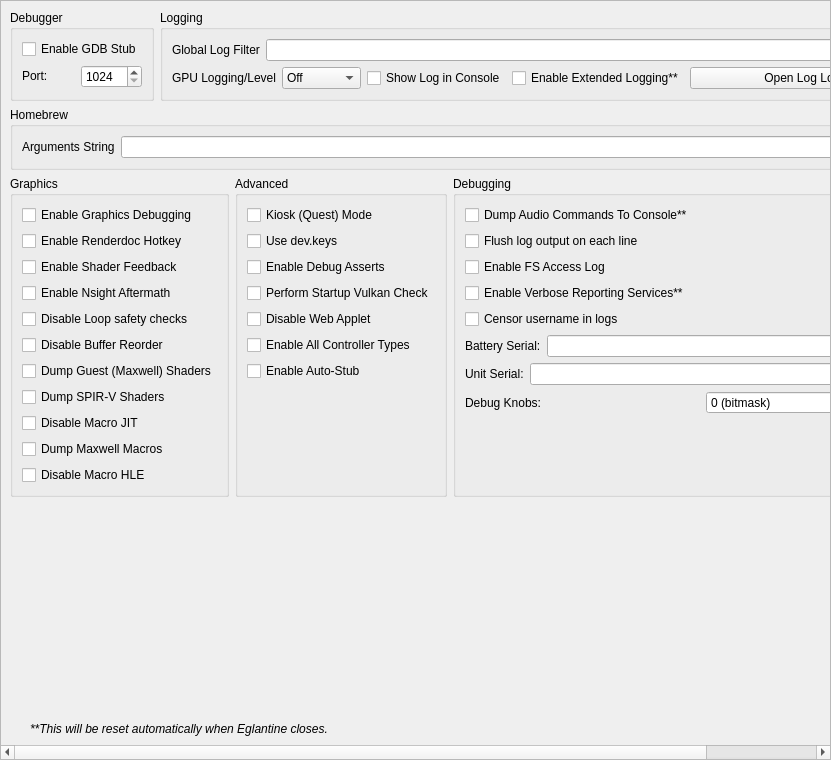
<?xml version="1.0" encoding="UTF-8"?>
<ui version="4.0">
 <class>ConfigureDebug</class>
 <widget class="QScrollArea" name="ConfigureDebug">
  <property name="geometry">
   <rect>
    <x>0</x>
    <y>0</y>
    <width>831</width>
    <height>760</height>
   </rect>
  </property>
  <property name="widgetResizable">
   <bool>true</bool>
  </property>
  <widget class="QWidget" name="widget">
   <property name="geometry">
    <rect>
     <x>0</x>
     <y>0</y>
     <width>829</width>
     <height>758</height>
    </rect>
   </property>
   <layout class="QVBoxLayout" name="verticalLayout_1">
    <item>
     <layout class="QHBoxLayout" name="horizontalLayout">
      <property name="topMargin">
       <number>0</number>
      </property>
      <item>
       <widget class="QGroupBox" name="groupBox">
        <property name="sizePolicy">
         <sizepolicy hsizetype="Preferred" vsizetype="Preferred">
          <horstretch>0</horstretch>
          <verstretch>0</verstretch>
         </sizepolicy>
        </property>
        <property name="title">
         <string>Debugger</string>
        </property>
        <property name="alignment">
         <set>Qt::AlignmentFlag::AlignLeading|Qt::AlignmentFlag::AlignLeft|Qt::AlignmentFlag::AlignTop</set>
        </property>
        <property name="flat">
         <bool>false</bool>
        </property>
        <property name="checkable">
         <bool>false</bool>
        </property>
        <layout class="QVBoxLayout" name="verticalLayout_3">
         <item>
          <widget class="QWidget" name="debug_widget" native="true">
           <property name="sizePolicy">
            <sizepolicy hsizetype="Preferred" vsizetype="Maximum">
             <horstretch>0</horstretch>
             <verstretch>0</verstretch>
            </sizepolicy>
           </property>
           <layout class="QVBoxLayout" name="verticalLayout">
            <property name="sizeConstraint">
             <enum>QLayout::SizeConstraint::SetDefaultConstraint</enum>
            </property>
            <property name="leftMargin">
             <number>0</number>
            </property>
            <property name="topMargin">
             <number>0</number>
            </property>
            <property name="rightMargin">
             <number>0</number>
            </property>
            <property name="bottomMargin">
             <number>0</number>
            </property>
            <item>
             <widget class="QCheckBox" name="toggle_gdbstub">
              <property name="sizePolicy">
               <sizepolicy hsizetype="Maximum" vsizetype="Maximum">
                <horstretch>0</horstretch>
                <verstretch>0</verstretch>
               </sizepolicy>
              </property>
              <property name="text">
               <string>Enable GDB Stub</string>
              </property>
             </widget>
            </item>
            <item>
             <widget class="QWidget" name="horizontalWidget_3" native="true">
              <property name="sizePolicy">
               <sizepolicy hsizetype="Preferred" vsizetype="Maximum">
                <horstretch>0</horstretch>
                <verstretch>0</verstretch>
               </sizepolicy>
              </property>
              <layout class="QHBoxLayout" name="horizontalLayout_3">
               <property name="leftMargin">
                <number>0</number>
               </property>
               <property name="topMargin">
                <number>0</number>
               </property>
               <property name="rightMargin">
                <number>0</number>
               </property>
               <property name="bottomMargin">
                <number>0</number>
               </property>
               <item>
                <widget class="QLabel" name="label_11">
                 <property name="sizePolicy">
                  <sizepolicy hsizetype="Minimum" vsizetype="Maximum">
                   <horstretch>0</horstretch>
                   <verstretch>0</verstretch>
                  </sizepolicy>
                 </property>
                 <property name="text">
                  <string>Port:</string>
                 </property>
                </widget>
               </item>
               <item>
                <widget class="QSpinBox" name="gdbport_spinbox">
                 <property name="sizePolicy">
                  <sizepolicy hsizetype="Preferred" vsizetype="Maximum">
                   <horstretch>0</horstretch>
                   <verstretch>0</verstretch>
                  </sizepolicy>
                 </property>
                 <property name="minimum">
                  <number>1024</number>
                 </property>
                 <property name="maximum">
                  <number>65535</number>
                 </property>
                </widget>
               </item>
              </layout>
             </widget>
            </item>
           </layout>
          </widget>
         </item>
        </layout>
       </widget>
      </item>
      <item>
       <widget class="QGroupBox" name="groupBox_2">
        <property name="sizePolicy">
         <sizepolicy hsizetype="Expanding" vsizetype="Preferred">
          <horstretch>0</horstretch>
          <verstretch>0</verstretch>
         </sizepolicy>
        </property>
        <property name="title">
         <string>Logging</string>
        </property>
        <layout class="QGridLayout" name="gridLayout_1">
         <item row="0" column="0" colspan="4">
          <widget class="QWidget" name="logging_widget" native="true">
           <property name="sizePolicy">
            <sizepolicy hsizetype="Preferred" vsizetype="Maximum">
             <horstretch>0</horstretch>
             <verstretch>0</verstretch>
            </sizepolicy>
           </property>
           <layout class="QHBoxLayout" name="horizontalLayout_1">
            <property name="leftMargin">
             <number>0</number>
            </property>
            <property name="topMargin">
             <number>0</number>
            </property>
            <property name="rightMargin">
             <number>0</number>
            </property>
            <property name="bottomMargin">
             <number>0</number>
            </property>
            <item>
             <widget class="QLabel" name="label_1">
              <property name="sizePolicy">
               <sizepolicy hsizetype="Preferred" vsizetype="Preferred">
                <horstretch>0</horstretch>
                <verstretch>0</verstretch>
               </sizepolicy>
              </property>
              <property name="text">
               <string>Global Log Filter</string>
              </property>
             </widget>
            </item>
            <item>
             <widget class="QLineEdit" name="log_filter_edit"/>
            </item>
           </layout>
          </widget>
         </item>
         <item row="1" column="0">
          <widget class="QWidget" name="gpu_log_level_widget" native="true">
           <property name="sizePolicy">
            <sizepolicy hsizetype="Preferred" vsizetype="Maximum">
             <horstretch>0</horstretch>
             <verstretch>0</verstretch>
            </sizepolicy>
           </property>
           <layout class="QHBoxLayout" name="gpu_log_level_layout">
            <property name="leftMargin">
             <number>0</number>
            </property>
            <property name="topMargin">
             <number>0</number>
            </property>
            <property name="rightMargin">
             <number>0</number>
            </property>
            <property name="bottomMargin">
             <number>0</number>
            </property>
            <item>
             <widget class="QLabel" name="gpu_log_level_label">
              <property name="text">
               <string>GPU Logging/Level</string>
              </property>
             </widget>
            </item>
            <item>
             <widget class="QComboBox" name="gpu_log_level">
              <property name="toolTip">
               <string>Detail level for GPU logs. Off disables logging entirely.</string>
              </property>
              <item>
               <property name="text">
                <string>Off</string>
               </property>
              </item>
              <item>
               <property name="text">
                <string>Errors</string>
               </property>
              </item>
              <item>
               <property name="text">
                <string>Standard</string>
               </property>
              </item>
              <item>
               <property name="text">
                <string>Verbose</string>
               </property>
              </item>
              <item>
               <property name="text">
                <string>All</string>
               </property>
              </item>
             </widget>
            </item>
           </layout>
          </widget>
         </item>
         <item row="1" column="1">
          <widget class="QCheckBox" name="toggle_console">
           <property name="text">
            <string>Show Log in Console</string>
           </property>
          </widget>
         </item>
         <item row="1" column="2">
          <widget class="QCheckBox" name="extended_logging">
           <property name="enabled">
            <bool>true</bool>
           </property>
           <property name="toolTip">
            <string>When checked, the max size of the log increases from 100 MB to 1 GB</string>
           </property>
           <property name="text">
            <string>Enable Extended Logging**</string>
           </property>
          </widget>
         </item>
         <item row="1" column="3">
          <widget class="QPushButton" name="open_log_button">
           <property name="sizePolicy">
            <sizepolicy hsizetype="Expanding" vsizetype="Maximum">
             <horstretch>1</horstretch>
             <verstretch>0</verstretch>
            </sizepolicy>
           </property>
           <property name="minimumSize">
            <size>
             <width>250</width>
             <height>0</height>
            </size>
           </property>
           <property name="text">
            <string>Open Log Location</string>
           </property>
          </widget>
         </item>
        </layout>
       </widget>
      </item>
     </layout>
    </item>
    <item>
     <widget class="QGroupBox" name="groupBox_3">
      <property name="title">
       <string>Homebrew</string>
      </property>
      <layout class="QVBoxLayout" name="verticalLayout_5">
       <item>
        <layout class="QHBoxLayout" name="horizontalLayout_4">
         <item>
          <widget class="QLabel" name="label_3">
           <property name="text">
            <string>Arguments String</string>
           </property>
          </widget>
         </item>
         <item>
          <widget class="QLineEdit" name="homebrew_args_edit"/>
         </item>
        </layout>
       </item>
      </layout>
     </widget>
    </item>
    <item>
     <layout class="QHBoxLayout" name="horizontalLayout_2">
      <item>
       <widget class="QGroupBox" name="groupBox_4">
        <property name="title">
         <string>Graphics</string>
        </property>
        <layout class="QGridLayout" name="gridLayout_2">
         <item row="4" column="0">
          <widget class="QCheckBox" name="disable_loop_safety_checks">
           <property name="toolTip">
            <string>When checked, it executes shaders without loop logic changes</string>
           </property>
           <property name="text">
            <string>Disable Loop safety checks</string>
           </property>
          </widget>
         </item>
         <item row="9" column="0">
          <widget class="QCheckBox" name="dump_macros">
           <property name="enabled">
            <bool>true</bool>
           </property>
           <property name="toolTip">
            <string>When checked, it will dump all the macro programs of the GPU</string>
           </property>
           <property name="text">
            <string>Dump Maxwell Macros</string>
           </property>
          </widget>
         </item>
         <item row="3" column="0">
          <widget class="QCheckBox" name="enable_nsight_aftermath">
           <property name="toolTip">
            <string>When checked, it enables Nsight Aftermath crash dumps</string>
           </property>
           <property name="text">
            <string>Enable Nsight Aftermath</string>
           </property>
          </widget>
         </item>
         <item row="6" column="0">
          <widget class="QCheckBox" name="dump_guest_shaders">
           <property name="enabled">
            <bool>true</bool>
           </property>
           <property name="toolTip">
            <string>When checked, it will dump original Maxwell guest shader bytecode (the input to the recompiler) as .ash files under DumpDir/shaders/. Useful for inspection with nvdisasm.</string>
           </property>
           <property name="text">
            <string>Dump Guest (Maxwell) Shaders</string>
           </property>
          </widget>
         </item>
         <item row="1" column="0">
          <widget class="QCheckBox" name="enable_renderdoc_hotkey">
           <property name="text">
            <string>Enable Renderdoc Hotkey</string>
           </property>
          </widget>
         </item>
         <item row="8" column="0">
          <widget class="QCheckBox" name="disable_macro_jit">
           <property name="enabled">
            <bool>true</bool>
           </property>
           <property name="toolTip">
            <string>When checked, it disables the macro Just In Time compiler. Enabling this makes games run slower</string>
           </property>
           <property name="text">
            <string>Disable Macro JIT</string>
           </property>
          </widget>
         </item>
         <item row="10" column="0">
          <widget class="QCheckBox" name="disable_macro_hle">
           <property name="enabled">
            <bool>true</bool>
           </property>
           <property name="toolTip">
            <string>When checked, it disables the macro HLE functions. Enabling this makes games run slower</string>
           </property>
           <property name="text">
            <string>Disable Macro HLE</string>
           </property>
          </widget>
         </item>
         <item row="0" column="0">
          <widget class="QCheckBox" name="enable_graphics_debugging">
           <property name="enabled">
            <bool>true</bool>
           </property>
           <property name="toolTip">
            <string>When checked, the graphics API enters a slower debugging mode</string>
           </property>
           <property name="text">
            <string>Enable Graphics Debugging</string>
           </property>
          </widget>
         </item>
         <item row="11" column="0">
          <spacer name="verticalSpacer_5">
           <property name="orientation">
            <enum>Qt::Orientation::Vertical</enum>
           </property>
           <property name="sizeType">
            <enum>QSizePolicy::Policy::Preferred</enum>
           </property>
           <property name="sizeHint" stdset="0">
            <size>
             <width>20</width>
             <height>0</height>
            </size>
           </property>
          </spacer>
         </item>
         <item row="2" column="0">
          <widget class="QCheckBox" name="enable_shader_feedback">
           <property name="toolTip">
            <string>When checked, yuzu will log statistics about the compiled pipeline cache</string>
           </property>
           <property name="text">
            <string>Enable Shader Feedback</string>
           </property>
          </widget>
         </item>
         <item row="5" column="0">
          <widget class="QCheckBox" name="disable_buffer_reorder">
           <property name="toolTip">
            <string>&lt;html&gt;&lt;head/&gt;&lt;body&gt;&lt;p&gt;When checked, disables reordering of mapped memory uploads which allows to associate uploads with specific draws. May reduce performance in some cases.&lt;/p&gt;&lt;/body&gt;&lt;/html&gt;</string>
           </property>
           <property name="text">
            <string>Disable Buffer Reorder</string>
           </property>
          </widget>
         </item>
         <item row="7" column="0">
          <widget class="QCheckBox" name="gpu_log_shader_dumps">
           <property name="toolTip">
            <string>When checked, it will dump the recompiler's output SPIR-V binaries (.spv) under LogDir/shaders/. Inspect via SPIRV-Tools (spirv-dis / spirv-cross / spirv-val) or RenderDoc.</string>
           </property>
           <property name="text">
            <string>Dump SPIR-V Shaders</string>
           </property>
          </widget>
         </item>
        </layout>
       </widget>
      </item>
      <item>
       <widget class="QGroupBox" name="groupBox_6">
        <property name="title">
         <string>Advanced</string>
        </property>
        <layout class="QGridLayout" name="gridLayout_4">
         <item row="3" column="0">
          <widget class="QCheckBox" name="perform_vulkan_check">
           <property name="toolTip">
            <string>Enables yuzu to check for a working Vulkan environment when the program starts up. Disable this if this is causing issues with external programs seeing yuzu.</string>
           </property>
           <property name="text">
            <string>Perform Startup Vulkan Check</string>
           </property>
          </widget>
         </item>
         <item row="4" column="0">
          <widget class="QCheckBox" name="disable_web_applet">
           <property name="text">
            <string>Disable Web Applet</string>
           </property>
          </widget>
         </item>
         <item row="5" column="0">
          <widget class="QCheckBox" name="enable_all_controllers">
           <property name="text">
            <string>Enable All Controller Types</string>
           </property>
          </widget>
         </item>
         <item row="6" column="0">
          <widget class="QCheckBox" name="use_auto_stub">
           <property name="text">
            <string>Enable Auto-Stub</string>
           </property>
          </widget>
         </item>
         <item row="0" column="0">
          <widget class="QCheckBox" name="quest_flag">
           <property name="text">
            <string>Kiosk (Quest) Mode</string>
           </property>
          </widget>
         </item>
         <item row="1" column="0">
          <widget class="QCheckBox" name="use_dev_keys">
           <property name="text">
            <string>Use dev.keys</string>
           </property>
          </widget>
         </item>
         <item row="2" column="0">
          <widget class="QCheckBox" name="use_debug_asserts">
           <property name="text">
            <string>Enable Debug Asserts</string>
           </property>
          </widget>
         </item>
         <item row="7" column="0">
          <spacer name="verticalSpacer_4">
           <property name="orientation">
            <enum>Qt::Orientation::Vertical</enum>
           </property>
           <property name="sizeType">
            <enum>QSizePolicy::Policy::Expanding</enum>
           </property>
           <property name="sizeHint" stdset="0">
            <size>
             <width>20</width>
             <height>0</height>
            </size>
           </property>
          </spacer>
         </item>
        </layout>
       </widget>
      </item>
      <item>
       <widget class="QGroupBox" name="groupBox_5">
        <property name="title">
         <string>Debugging</string>
        </property>
        <layout class="QGridLayout" name="gridLayout_3">
         <item row="6" column="0">
          <widget class="QWidget" name="serial_battery_widget" native="true">
           <property name="sizePolicy">
            <sizepolicy hsizetype="Preferred" vsizetype="Maximum">
             <horstretch>0</horstretch>
             <verstretch>0</verstretch>
            </sizepolicy>
           </property>
           <layout class="QHBoxLayout" name="horizontalLayout_11">
            <property name="leftMargin">
             <number>0</number>
            </property>
            <property name="topMargin">
             <number>0</number>
            </property>
            <property name="rightMargin">
             <number>0</number>
            </property>
            <property name="bottomMargin">
             <number>0</number>
            </property>
            <item>
             <widget class="QLabel" name="label_12">
              <property name="sizePolicy">
               <sizepolicy hsizetype="Preferred" vsizetype="Preferred">
                <horstretch>0</horstretch>
                <verstretch>0</verstretch>
               </sizepolicy>
              </property>
              <property name="text">
               <string>Battery Serial:</string>
              </property>
             </widget>
            </item>
            <item>
             <widget class="QLineEdit" name="serial_battery_edit"/>
            </item>
           </layout>
          </widget>
         </item>
         <item row="8" column="0">
          <widget class="QWidget" name="debug_knobs_widget" native="true">
           <property name="sizePolicy">
            <sizepolicy hsizetype="Preferred" vsizetype="Maximum">
             <horstretch>0</horstretch>
             <verstretch>0</verstretch>
            </sizepolicy>
           </property>
           <layout class="QHBoxLayout" name="horizontalLayout_debug_knobs">
            <property name="leftMargin">
             <number>0</number>
            </property>
            <property name="topMargin">
             <number>0</number>
            </property>
            <property name="rightMargin">
             <number>0</number>
            </property>
            <property name="bottomMargin">
             <number>0</number>
            </property>
            <item>
             <widget class="QLabel" name="label_debug_knobs">
              <property name="sizePolicy">
               <sizepolicy hsizetype="Preferred" vsizetype="Preferred">
                <horstretch>0</horstretch>
                <verstretch>0</verstretch>
               </sizepolicy>
              </property>
              <property name="text">
               <string>Debug Knobs:</string>
              </property>
             </widget>
            </item>
            <item>
             <widget class="QSpinBox" name="debug_knobs_spinbox">
              <property name="minimum">
               <number>0</number>
              </property>
              <property name="maximum">
               <number>65535</number>
              </property>
              <property name="toolTip">
               <string>Bitmask for quick development toggles</string>
              </property>
              <property name="statusTip">
               <string>Set debug knobs (bitmask)</string>
              </property>
              <property name="whatsThis">
               <string>16-bit debug knob set for quick development toggles</string>
              </property>
              <property name="suffix">
               <string> (bitmask)</string>
              </property>
             </widget>
            </item>
           </layout>
          </widget>
         </item>
         <item row="7" column="0">
          <widget class="QWidget" name="serial_board_widget" native="true">
           <property name="sizePolicy">
            <sizepolicy hsizetype="Preferred" vsizetype="Maximum">
             <horstretch>0</horstretch>
             <verstretch>0</verstretch>
            </sizepolicy>
           </property>
           <layout class="QHBoxLayout" name="horizontalLayout_12">
            <property name="leftMargin">
             <number>0</number>
            </property>
            <property name="topMargin">
             <number>0</number>
            </property>
            <property name="rightMargin">
             <number>0</number>
            </property>
            <property name="bottomMargin">
             <number>0</number>
            </property>
            <item>
             <widget class="QLabel" name="label_13">
              <property name="sizePolicy">
               <sizepolicy hsizetype="Preferred" vsizetype="Preferred">
                <horstretch>0</horstretch>
                <verstretch>0</verstretch>
               </sizepolicy>
              </property>
              <property name="text">
               <string>Unit Serial:</string>
              </property>
             </widget>
            </item>
            <item>
             <widget class="QLineEdit" name="serial_board_edit"/>
            </item>
           </layout>
          </widget>
         </item>
         <item row="20" column="0">
          <spacer name="verticalSpacer_3">
           <property name="orientation">
            <enum>Qt::Orientation::Vertical</enum>
           </property>
           <property name="sizeType">
            <enum>QSizePolicy::Policy::Expanding</enum>
           </property>
           <property name="sizeHint" stdset="0">
            <size>
             <width>20</width>
             <height>0</height>
            </size>
           </property>
          </spacer>
         </item>
         <item row="1" column="0">
          <widget class="QCheckBox" name="dump_audio_commands">
           <property name="toolTip">
            <string>Enable this to output the latest generated audio command list to the console. Only affects games using the audio renderer.</string>
           </property>
           <property name="text">
            <string>Dump Audio Commands To Console**</string>
           </property>
          </widget>
         </item>
         <item row="2" column="0">
          <widget class="QCheckBox" name="flush_line">
           <property name="text">
            <string>Flush log output on each line</string>
           </property>
          </widget>
         </item>
         <item row="3" column="0">
          <widget class="QCheckBox" name="fs_access_log">
           <property name="text">
            <string>Enable FS Access Log</string>
           </property>
          </widget>
         </item>
         <item row="4" column="0">
          <widget class="QCheckBox" name="reporting_services">
           <property name="text">
            <string>Enable Verbose Reporting Services**</string>
           </property>
          </widget>
         </item>
         <item row="5" column="0">
          <widget class="QCheckBox" name="censor_username">
           <property name="text">
            <string>Censor username in logs</string>
           </property>
          </widget>
         </item>
        </layout>
       </widget>
      </item>
     </layout>
    </item>
    <item>
     <spacer name="verticalSpacer">
      <property name="orientation">
       <enum>Qt::Orientation::Vertical</enum>
      </property>
      <property name="sizeHint" stdset="0">
       <size>
        <width>20</width>
        <height>0</height>
       </size>
      </property>
     </spacer>
    </item>
    <item>
     <widget class="QLabel" name="label_5">
      <property name="sizePolicy">
       <sizepolicy hsizetype="Expanding" vsizetype="Preferred">
        <horstretch>0</horstretch>
        <verstretch>0</verstretch>
       </sizepolicy>
      </property>
      <property name="font">
       <font>
        <italic>true</italic>
       </font>
      </property>
      <property name="text">
    <string>**This will be reset automatically when Eglantine closes.</string>
      </property>
      <property name="indent">
       <number>20</number>
      </property>
     </widget>
    </item>
   </layout>
  </widget>
 </widget>
 <tabstops>
  <tabstop>log_filter_edit</tabstop>
  <tabstop>toggle_console</tabstop>
  <tabstop>extended_logging</tabstop>
  <tabstop>open_log_button</tabstop>
  <tabstop>homebrew_args_edit</tabstop>
  <tabstop>enable_graphics_debugging</tabstop>
  <tabstop>enable_shader_feedback</tabstop>
  <tabstop>enable_nsight_aftermath</tabstop>
  <tabstop>fs_access_log</tabstop>
  <tabstop>reporting_services</tabstop>
  <tabstop>quest_flag</tabstop>
  <tabstop>use_debug_asserts</tabstop>
 </tabstops>
 <resources/>
 <connections/>
</ui>
